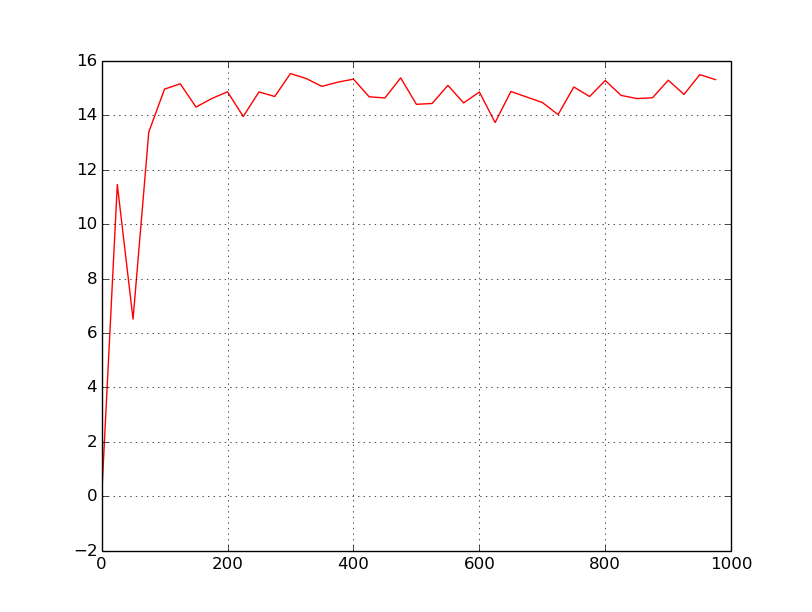

Write Python code to recreate this figure.
import tensorflow as tf  
import numpy as np 
from collections import namedtuple
import matplotlib.pyplot as plt

import gym
#from gym import wrappers

env = gym.make("Hopper-v1")
#env = wrappers.Monitor(env, './recordings/hopper', force=True)

action_dof = 3

class Actor():
	def __init__(self, learning_rate=0.001, action_dof=2, scope="actor"):
		with tf.variable_scope(scope):
			self.state = tf.placeholder(dtype=tf.float32, shape=[1,11], name="state")
			self.action = tf.placeholder(dtype=tf.float32, name="action")
			self.target = tf.placeholder(dtype=tf.float32, name="target")

			self.first_hidden_layer = tf.contrib.layers.fully_connected(
            	inputs=tf.expand_dims(self.state, 0),
            	num_outputs=100,
            	activation_fn=tf.nn.relu,
            	weights_initializer=tf.contrib.layers.xavier_initializer()
            	)

			self.second_hidden_layer = tf.contrib.layers.fully_connected(
            	inputs=tf.expand_dims(self.first_hidden_layer, 0),
            	num_outputs=50,
            	activation_fn=tf.nn.relu,
            	weights_initializer=tf.contrib.layers.xavier_initializer()
            	)

			self.third_hidden_layer = tf.contrib.layers.fully_connected(
            	inputs=tf.expand_dims(self.second_hidden_layer, 0),
            	num_outputs=25,
            	activation_fn=None,
            	weights_initializer=tf.contrib.layers.xavier_initializer()
            	)

			self.output_layer = tf.contrib.layers.fully_connected(
                inputs=tf.expand_dims(self.third_hidden_layer, 0),
                num_outputs=action_dof,
                activation_fn=None,
                weights_initializer=tf.contrib.layers.xavier_initializer()
                )

			self.mu = tf.squeeze(self.output_layer)

			self.sigma = tf.contrib.layers.fully_connected(
                inputs=tf.expand_dims(self.state, 0),
                num_outputs=action_dof,
                activation_fn=None,
                weights_initializer=tf.contrib.layers.xavier_initializer())

			self.sigma = tf.squeeze(self.sigma)
			self.sigma = tf.nn.softplus(self.sigma) + 1e-5
			self.normal_dist = tf.contrib.distributions.Normal(self.mu, self.sigma)
			self.action = self.normal_dist._sample_n(1)
			self.action = tf.clip_by_value(self.action, env.action_space.low, env.action_space.high)

			# Loss and train op
			self.loss = -self.normal_dist.log_prob(self.action) * self.target

			# Add cross entropy cost to encourage exploration
			self.loss -= 1e-1 * self.normal_dist.entropy()

			self.optimizer = tf.train.AdamOptimizer(learning_rate=learning_rate)
			self.train_op = self.optimizer.minimize(
                self.loss, global_step=tf.contrib.framework.get_global_step())

	def predict(self, state, sess=None):
		sess = sess or tf.get_default_session()
		return sess.run(self.action, { self.state: state })

	def update(self, state, target, action, sess=None):
		sess = sess or tf.get_default_session()
		feed_dict = { self.state: state, self.target: target, self.action: action  }
		_, loss = sess.run([self.train_op, self.loss], feed_dict)
		return loss

######################################################

class Critic():
    def __init__(self, learning_rate=0.01, scope="critic"):
        with tf.variable_scope(scope):
            self.state = tf.placeholder(dtype=tf.float32, shape=[1,11], name="state")
            self.target = tf.placeholder(dtype=tf.float32, name="target")


            self.first_hidden_layer = tf.contrib.layers.fully_connected(
            	inputs=tf.expand_dims(self.state, 0),
            	num_outputs=100,
            	activation_fn=tf.nn.relu,
            	weights_initializer=tf.contrib.layers.xavier_initializer()
            	)

            self.second_hidden_layer = tf.contrib.layers.fully_connected(
            	inputs=tf.expand_dims(self.first_hidden_layer, 0),
            	num_outputs=50,
            	activation_fn=tf.nn.relu,
            	weights_initializer=tf.contrib.layers.xavier_initializer()
            	)

            self.third_hidden_layer = tf.contrib.layers.fully_connected(
            	inputs=tf.expand_dims(self.second_hidden_layer, 0),
            	num_outputs=25,
            	activation_fn=None,
            	weights_initializer=tf.contrib.layers.xavier_initializer()
            	)

            self.output_layer = tf.contrib.layers.fully_connected(
                inputs=tf.expand_dims(self.third_hidden_layer, 0),
                num_outputs=1,
                activation_fn=None,
                weights_initializer=tf.contrib.layers.xavier_initializer()
                )

            '''
            # This is just linear classifier
            self.output_layer = tf.contrib.layers.fully_connected(
                inputs=tf.expand_dims(self.state, 0),
                num_outputs=1,
                activation_fn=None,
                weights_initializer=tf.contrib.layers.xavier_initializer())
			'''

            self.value_estimate = tf.squeeze(self.output_layer)
            self.loss = tf.squared_difference(self.value_estimate, self.target)

            self.optimizer = tf.train.AdamOptimizer(learning_rate=learning_rate)
            self.train_op = self.optimizer.minimize(
                self.loss, global_step=tf.contrib.framework.get_global_step())        
    
    def predict(self, state, sess=None):
        sess = sess or tf.get_default_session()
        return sess.run(self.value_estimate, { self.state: state })

    def update(self, state, target, sess=None):
        sess = sess or tf.get_default_session()
        feed_dict = { self.state: state, self.target: target }
        _, loss = sess.run([self.train_op, self.loss], feed_dict)
        return loss

######################################################

NUM_EPISODES = 2000
MAX_EPISODE_LENGTH = 50
DISCOUNT_FACTOR = 1.0

Transition = namedtuple('Transition', ['state', 'action', 'reward', 'next_state', 'done'])
EpisodeStats = namedtuple("Stats",["episode_lengths", "episode_rewards"])
stats = EpisodeStats(
        episode_lengths=np.zeros(NUM_EPISODES),
        episode_rewards=np.zeros(NUM_EPISODES)
        ) 

tf.reset_default_graph()
global_step = tf.Variable(0, name="global_step", trainable=False)
actor = Actor(learning_rate=0.0001, action_dof = 3)
critic = Critic(learning_rate=0.0001)

with tf.Session() as sess:
    sess.run(tf.initialize_all_variables())

    #sess.run(tf.global_variables_initializer())

    for episode_iterator in range(NUM_EPISODES):
    	episode = []
    	state = env.reset()
    	for episode_step in range(MAX_EPISODE_LENGTH):
    		#env.render()
    		action = actor.predict([state])
    		next_state, reward, done, info = env.step(action)

    		#print(reward)

    		value_next = critic.predict([next_state])
    		td_target = reward + DISCOUNT_FACTOR * value_next
    		td_error = td_target - critic.predict([state])

    		critic.update([state], td_target)

    		# Update the policy estimator
	        # using the td error as our advantage estimate
    		actor.update([state], td_error, action)

    		episode.append(Transition(state=state, action=action, reward=reward, next_state=next_state, done=done))

    		stats.episode_rewards[episode_iterator] += reward
    		stats.episode_lengths[episode_iterator] = episode_step


    		if done:
    			#print("Episode finished after {} timesteps".format(episode_step+1))
    			break

    		state = next_state

    	print("\rStep {} @ Episode {}/{} ({})".format(episode_step, episode_iterator, NUM_EPISODES, stats.episode_rewards[episode_iterator]))


smoothened_rewards = []
total_reward_in_a_window = 0.0
for iterator in range(NUM_EPISODES):
	total_reward_in_a_window += stats.episode_rewards[iterator]
	if iterator % 25 == 0:
		smoothened_rewards.append(total_reward_in_a_window/25)
		total_reward_in_a_window = 0.0


x_axis = [x*25 for x in range(len(smoothened_rewards))]
plt.plot(x_axis, smoothened_rewards, 'r')
plt.grid(True)
plt.show()
